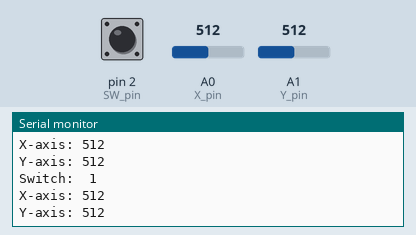
The sketch below on a simulated Arduino Uno, built with avr-gcc and run on an emulated ATmega328P. On the bench: the last lines printed to the serial monitor. The inputs (shaded band) are chosen by the test bench; at power-on: A0 (X_pin) = 512, A1 (Y_pin) = 512, pin 2 (SW_pin) HIGH.

Above: at 1.3 s.
1.4 s: A0 (X_pin) set to 716
At 1.81 s:
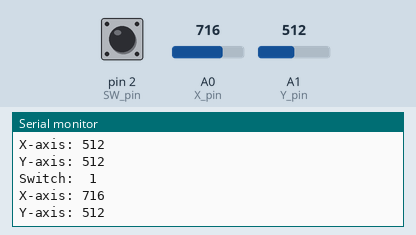
2.9 s: A1 (Y_pin) set to 716
At 3.31 s:
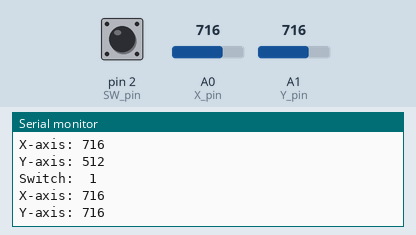
4.4 s: pin 2 (SW_pin) pulled LOW for 0.6 s
6.5 s: A0 (X_pin) set to 900
At 6.82 s:
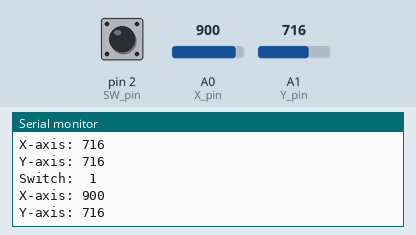
8.0 s: A1 (Y_pin) set to 900
At 8.32 s:
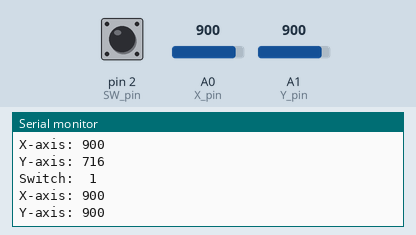
Timing chart, 0 to 10.5 s (numbered marks = the images above; inputs shaded):
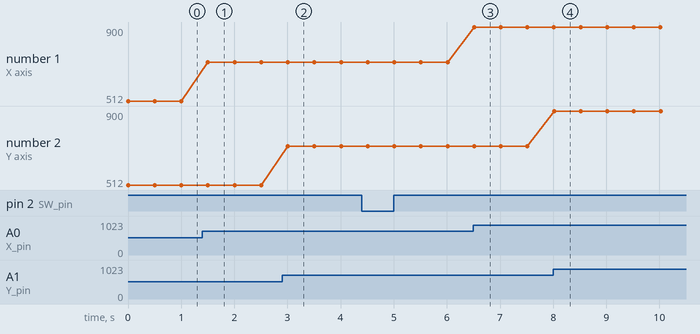

The sketch:

joystick_screen.ino
```cpp
//Arduino pin numbers
const int SW_pin = 2; //digital pin connected to switch output
const int X_pin = 0; //analog pin connected to x output
const int Y_pin = 1; //analog pin connected to y output

void setup() {
  pinMode(SW_pin, INPUT);
  digitalWrite(SW_pin, HIGH);
  Serial.begin(115200);
}

void loop () {
  Serial.print("Switch:  ");
  Serial.print(digitalRead(SW_pin));
  Serial.print("\n");
  Serial.print("X-axis: ");
  Serial.print(analogRead(X_pin));
  Serial.print("\n");
  Serial.print("Y-axis: ");
  Serial.println(analogRead(Y_pin));
  Serial.print("\n\n");
  delay(500);
}
```

Measured:
- after the input at 1.4 s, the serial monitor: prints a new line after 0.10 s (image 1)
- after the input at 2.9 s, the serial monitor: prints a new line after 0.11 s (image 2)
- after the input at 6.5 s, the serial monitor: prints a new line at once (image 3)
- after the input at 8.0 s, the serial monitor: prints a new line at once (image 4)
- plotted number 1: 512 → 716 after the input at 1.4 s, 716 → 900 after the input at 6.5 s
